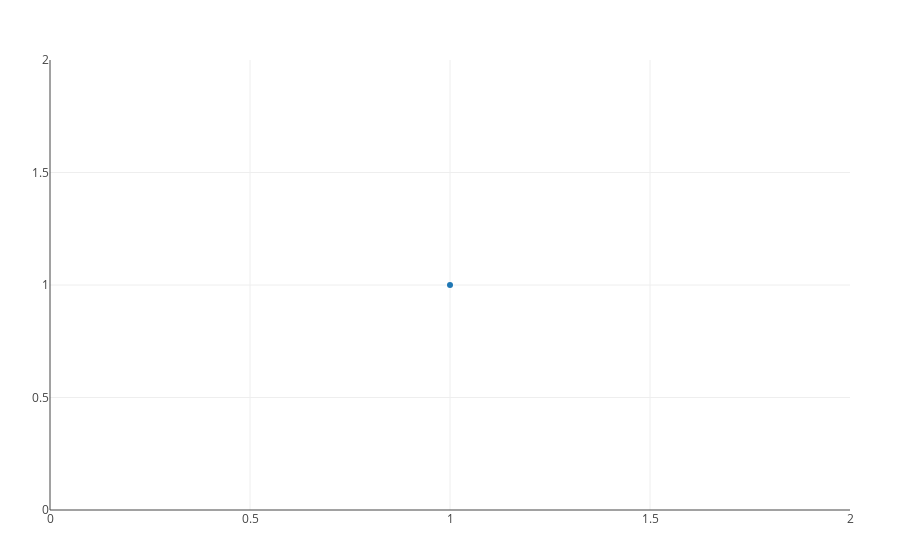

The code cell stored with this chart in its notebook:
### Code cell
scatter1 = scatter(x=[1.0],y=[1.0])
plt=plot([scatter1])

### Figure 1 — Plotly figure (JSON) as saved in the notebook; plotly's stock layout.template omitted (floating-point values rounded to 4 significant figures)
{"data": [{"type": "scatter", "x": [1], "y": [1]}], "layout": {"autosize": true, "margin": {"b": 50, "l": 50, "r": 50, "t": 60}, "xaxis": {"autorange": true, "range": [0, 2], "type": "linear"}, "yaxis": {"autorange": true, "range": [0, 2], "type": "linear"}}}
